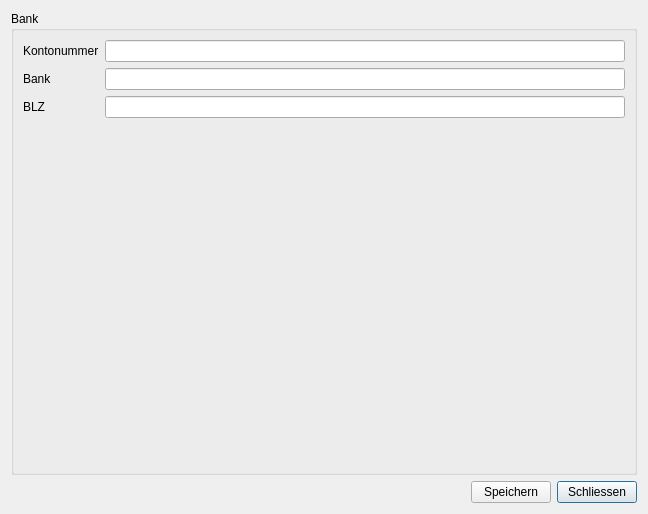
<?xml version="1.0" encoding="UTF-8"?>
<ui version="4.0">
 <class>membermanager::gui::SettingsDialog</class>
 <widget class="QDialog" name="membermanager::gui::SettingsDialog">
  <property name="geometry">
   <rect>
    <x>0</x>
    <y>0</y>
    <width>648</width>
    <height>514</height>
   </rect>
  </property>
  <property name="windowTitle">
   <string>Dialog</string>
  </property>
  <layout class="QGridLayout" name="gridLayout">
   <item row="0" column="0" colspan="3">
    <widget class="QGroupBox" name="groupBox">
     <property name="title">
      <string>Bank</string>
     </property>
     <layout class="QFormLayout" name="formLayout">
      <item row="0" column="0">
       <widget class="QLabel" name="accountLabel">
        <property name="text">
         <string>Kontonummer</string>
        </property>
       </widget>
      </item>
      <item row="0" column="1">
       <widget class="QLineEdit" name="accountLineEdit"/>
      </item>
      <item row="1" column="0">
       <widget class="QLabel" name="bankLabel">
        <property name="text">
         <string>Bank</string>
        </property>
       </widget>
      </item>
      <item row="1" column="1">
       <widget class="QLineEdit" name="bankLineEdit"/>
      </item>
      <item row="2" column="0">
       <widget class="QLabel" name="codeLabel">
        <property name="text">
         <string>BLZ</string>
        </property>
       </widget>
      </item>
      <item row="2" column="1">
       <widget class="QLineEdit" name="codeLineEdit"/>
      </item>
     </layout>
    </widget>
   </item>
   <item row="1" column="2">
    <widget class="QPushButton" name="pushButton">
     <property name="text">
      <string>Schliessen</string>
     </property>
    </widget>
   </item>
   <item row="1" column="0">
    <spacer name="horizontalSpacer">
     <property name="orientation">
      <enum>Qt::Horizontal</enum>
     </property>
     <property name="sizeHint" stdset="0">
      <size>
       <width>40</width>
       <height>20</height>
      </size>
     </property>
    </spacer>
   </item>
   <item row="1" column="1">
    <widget class="QPushButton" name="saveButton">
     <property name="text">
      <string>Speichern</string>
     </property>
    </widget>
   </item>
  </layout>
 </widget>
 <resources/>
 <connections>
  <connection>
   <sender>pushButton</sender>
   <signal>clicked()</signal>
   <receiver>membermanager::gui::SettingsDialog</receiver>
   <slot>close()</slot>
   <hints>
    <hint type="sourcelabel">
     <x>598</x>
     <y>491</y>
    </hint>
    <hint type="destinationlabel">
     <x>323</x>
     <y>256</y>
    </hint>
   </hints>
  </connection>
 </connections>
</ui>
